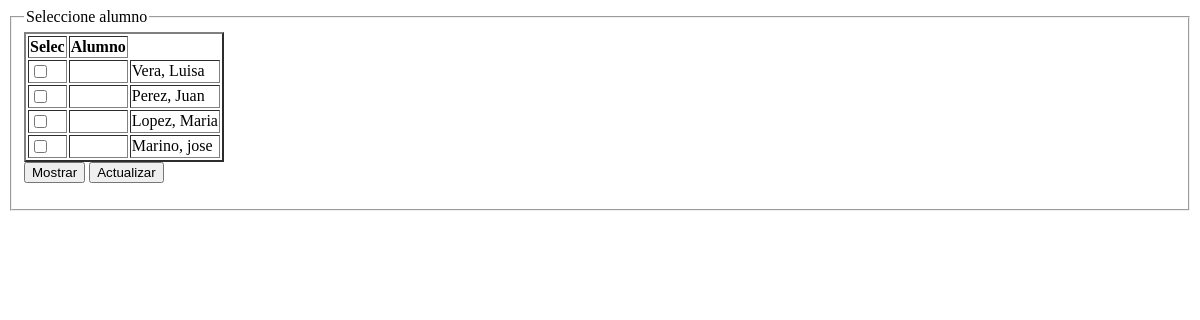
/ejerciciosResueltos/ActAlumno.php, run on an earlier commit of the app's database.
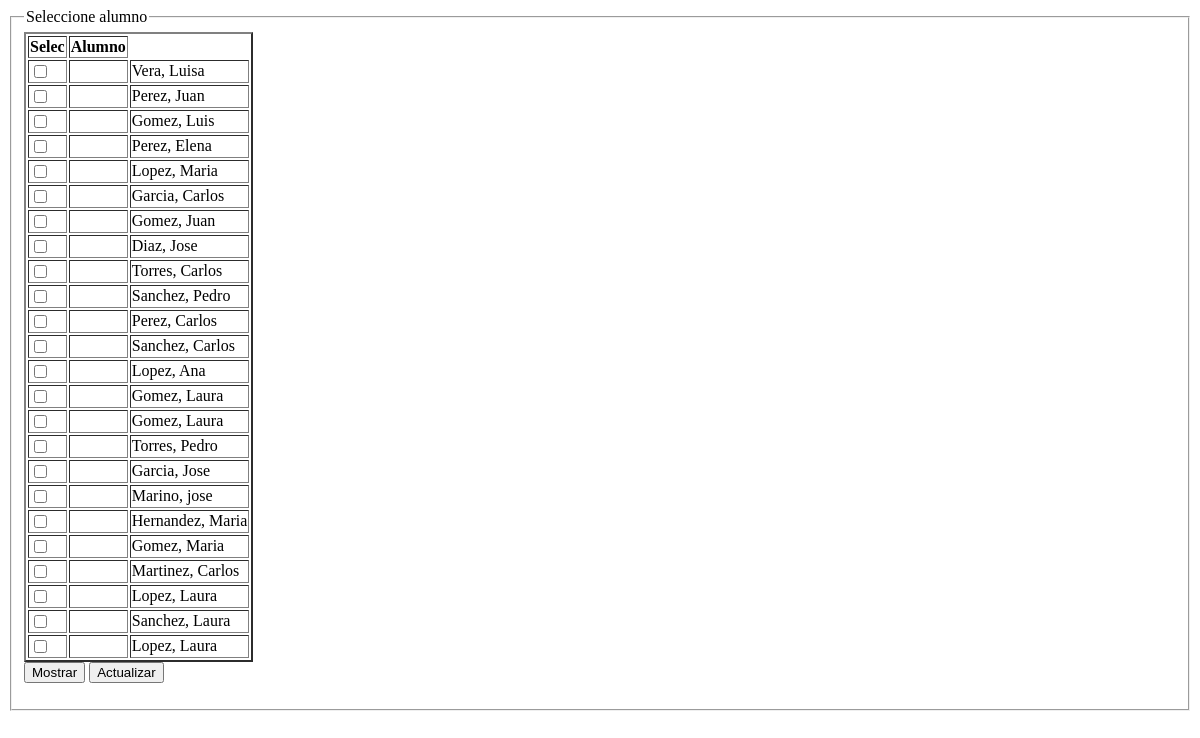
And on a later commit of the database.
### tables this page shows
CREATE TABLE `alumnos` (
  `NIF` varchar(9) NOT NULL,
  `Nombre` varchar(25) NOT NULL,
  `Apellido1` varchar(25) NOT NULL,
  `Apellido2` varchar(25) NOT NULL,
  `edad` int(11) NOT NULL,
  `telefono` varchar(9) NOT NULL
);

### ejerciciosResueltos/ActAlumno.php (the view, shortened to what this page needs)
<html>
<?php
$host = "localhost";
$user = "root";
$pass = "";
$base = "tema2";
$db = mysqli_connect($host, $user, $pass, $base);
$alumnos = array();
$consulta = "select * from Alumnos";
$resul = mysqli_query($db, $consulta);
if ($resul)
{
    while ($alumno = mysqli_fetch_assoc($resul)) {
        $alumnos[$alumno['NIF']] = $alumno;
    }
} else {
    echo "Error:" . mysqli_error($db);
}
$select = array();
?>
<body>
    <fieldset>
        <legend>Seleccione alumno</legend>
        <form name="f1" method="post" action="<?php echo $_SERVER['PHP_SELF']  ?>">
            <?php
            echo "<table border='2'>";
            echo "<th>Selec</th><th>Alumno</th>";
            foreach ($alumnos as $alumno) {
                echo "<tr>";
                echo "<td><input type='checkbox' name='Selec[$alumno[NIF]]' ";
                if (array_key_exists($alumno['NIF'], $select)) {
                    echo "checked";
                }
                echo " ></td><td></td><td>$alumno[Apellido1], $alumno[Nombre]</td>";
                echo "</tr>";
            }
            echo "</table>";
            ?>
            <input type="submit" name="Mostrar" value="Mostrar">
            <input type='submit' name='Actualizar' value='Actualizar'>
    </fieldset>
</body>
</html>

What changed in the data, as far as the page shows it:
added alumnos: Apellido1 "Gomez", Nombre "Luis"
added alumnos: Apellido1 "Perez", Nombre "Elena"
added alumnos: Apellido1 "Garcia", Nombre "Carlos"
added alumnos: Apellido1 "Gomez", Nombre "Juan"
added alumnos: Apellido1 "Diaz", Nombre "Jose"
added alumnos: Apellido1 "Torres", Nombre "Carlos"
added alumnos: Apellido1 "Sanchez", Nombre "Pedro"
added alumnos: Apellido1 "Perez", Nombre "Carlos"
added alumnos: Apellido1 "Sanchez", Nombre "Carlos"
added alumnos: Apellido1 "Lopez", Nombre "Ana"
added alumnos: Apellido1 "Gomez", Nombre "Laura"
added alumnos: Apellido1 "Gomez", Nombre "Laura"
added alumnos: Apellido1 "Torres", Nombre "Pedro"
added alumnos: Apellido1 "Garcia", Nombre "Jose"
added alumnos: Apellido1 "Hernandez", Nombre "Maria"
added alumnos: Apellido1 "Gomez", Nombre "Maria"
added alumnos: Apellido1 "Martinez", Nombre "Carlos"
added alumnos: Apellido1 "Lopez", Nombre "Laura"
added alumnos: Apellido1 "Sanchez", Nombre "Laura"
added alumnos: Apellido1 "Lopez", Nombre "Laura"
